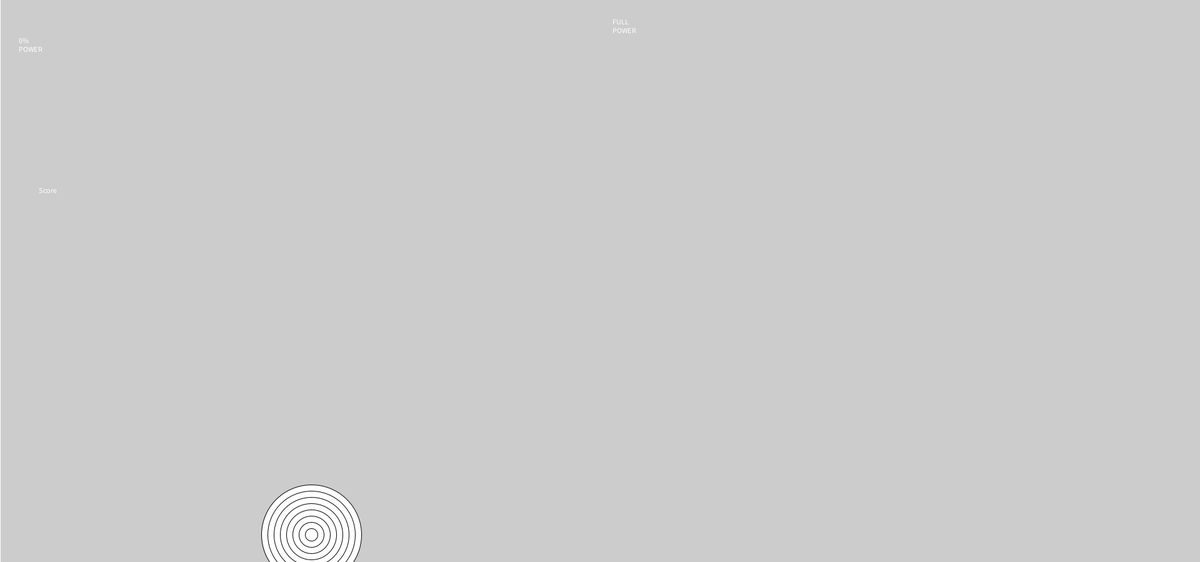
Frame 1 (no input)
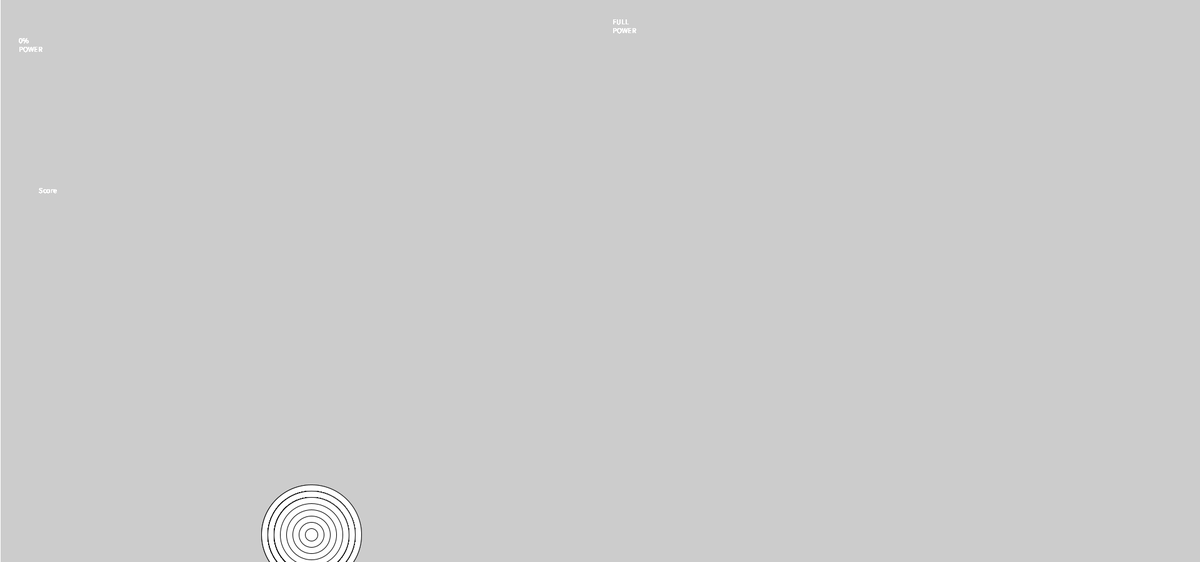
Frame 60 (the mouse pressed at the canvas centre just before this capture)
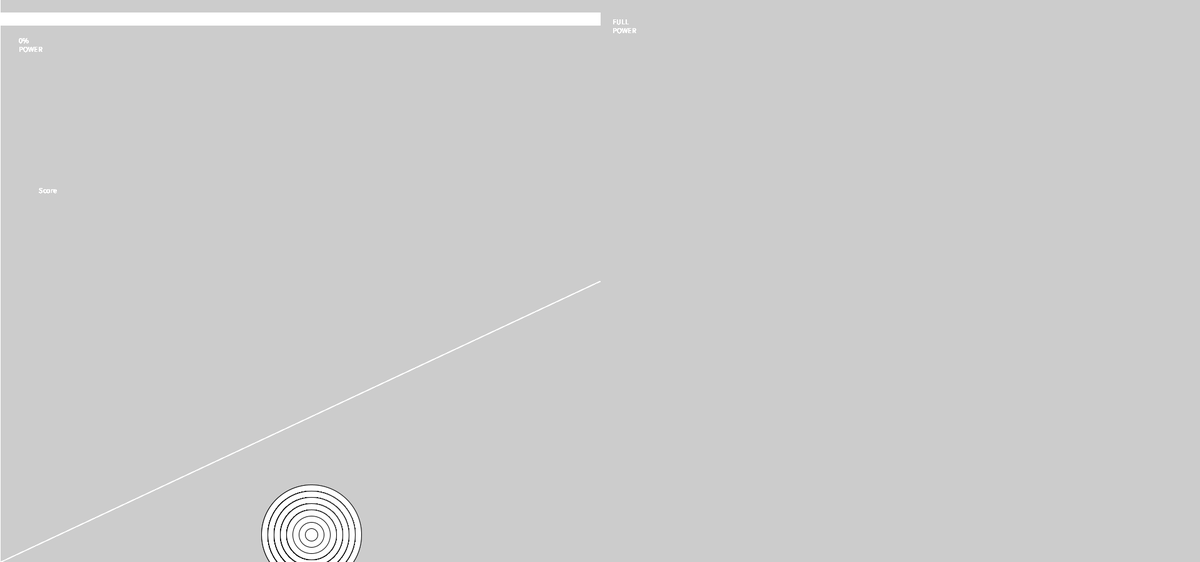
Frame 120 (the mouse held since frame 60 and released just before this capture)

The Processing sketch that drew these frames (run headless with seeded random() and noise(); from frame 60 on, the mouse is pressed at the canvas centre):

// Processing sketch: sketch_210912a
// ── sketch_210912a.pde
Mover m;
PVector g = new PVector(0, 0.1);
float px, py;
int n;
color c;
int d, t;

String s = "FULL POWER";
String s2 = "0% POWER";
String s3 = "CLICK TO SHOOT";
String s4 = " Score";
void setup() {
  size(1920, 900);
  smooth();
  ellipseMode(CENTER);
  d = 0;
  newTarget();
}

void mouseReleased() {
  m = new Mover();
  PVector f = new PVector(mouseX,-(height - mouseY));
  println(f);
  //float ma = log(f.mag()*100);
  //f.normalize();
  f.mult(0.02);//ma);
  
  m.update(f);
}

void draw() {
clear();{
    for ( int i=n-1; i >=0; i-- ) {
      stroke(0);
      int r = 20 + (20 * i);
      ellipse(px, py, r, r );
    }
    if ( millis() > t ) {
      n--;
      if ( n == 0 ) {
        newTarget();
      }
      t = millis() + 500;
    }
  } 
stroke(255);
text(s4,60,300,100,100);
text(s3,960,900,100,100);
text(s,980,30,50,50);
text(s2,30,60,50,50);
line(0,900,mouseX,mouseY);
rect(0,20,mouseX,20);
  if (m != null) {
    m.display();
    m.update(g);
  }
}

// ── Mover.pde
class Mover {
  PVector loc;
  PVector acc;
  PVector vel;
  float aVel = 0;
  float angle = 0;
  float aAcc = 0.5; 
  
  Mover() {
    loc = new PVector(0, 900);
    acc = new PVector(0, 0);
    vel = new PVector();
    
  }

  void update(PVector f) {
    acc.add(f);
    vel.add(acc);   
    loc.add(vel);
    acc.mult(0);
    aVel += aAcc;
    angle += aVel;
    aAcc = acc.x;
  }
  void display() {
    rectMode(CENTER);
    translate(loc.x, loc.y);
    rotate(angle);
    ellipse(0, 0, 32, 16);
  }
 
}

// ── Tagets.pde
void newTarget() {
  n = int(random(5, 11));
  println( n );
  px = random(width);
  py = random(height);
  c = color( (255), (255),(255) );
  t = millis() + 500;
}
